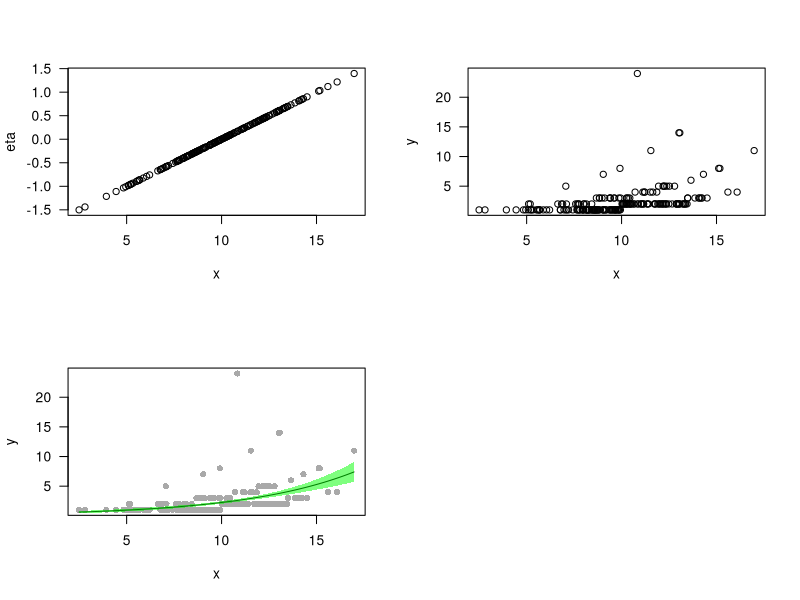

Recreate this plot in R.
rm(list = ls())
x = rnorm(200, 10, 3)
eta = -2 + 0.2*x
y = ceiling(exp(eta + rpois(200, 0.3)))
par(mfrow=c(2,2))
plot(x, eta, las=1)
plot(x, y, las=1)
m = glm(y~x, family="poisson")
summary(m)
plot(x, y, las=1, col="darkgrey", pch=16)
xx = seq(min(x), max(x), 0.01)
y_hat = predict(m, newdata=list(x=xx), type="response", se.fit=T)
lines(xx, y_hat$fit)
#lines(xx, y_hat$fit+1.96*y_hat$se.fit, lty=2)
#lines(xx, y_hat$fit-1.96*y_hat$se.fit, lty=2)
polygon(c(xx, rev(xx)),
        c(y_hat$fit+1.96*y_hat$se.fit,
          rev(y_hat$fit-1.96*y_hat$se.fit)),
        col = rgb(0,1,0,.5), border = FALSE)
